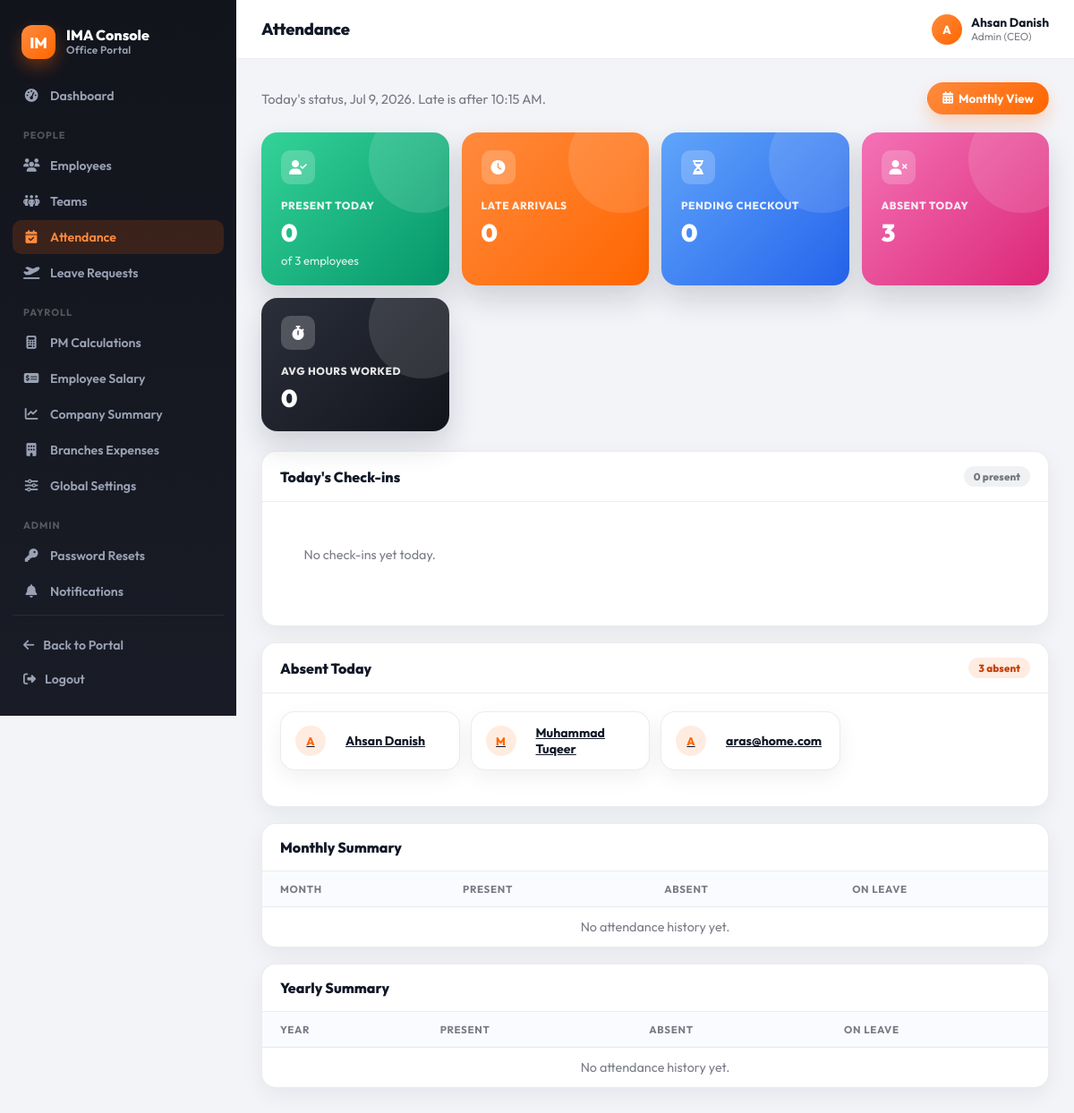
The page /console/attendance/ (signed in) on the database as committed earlier.
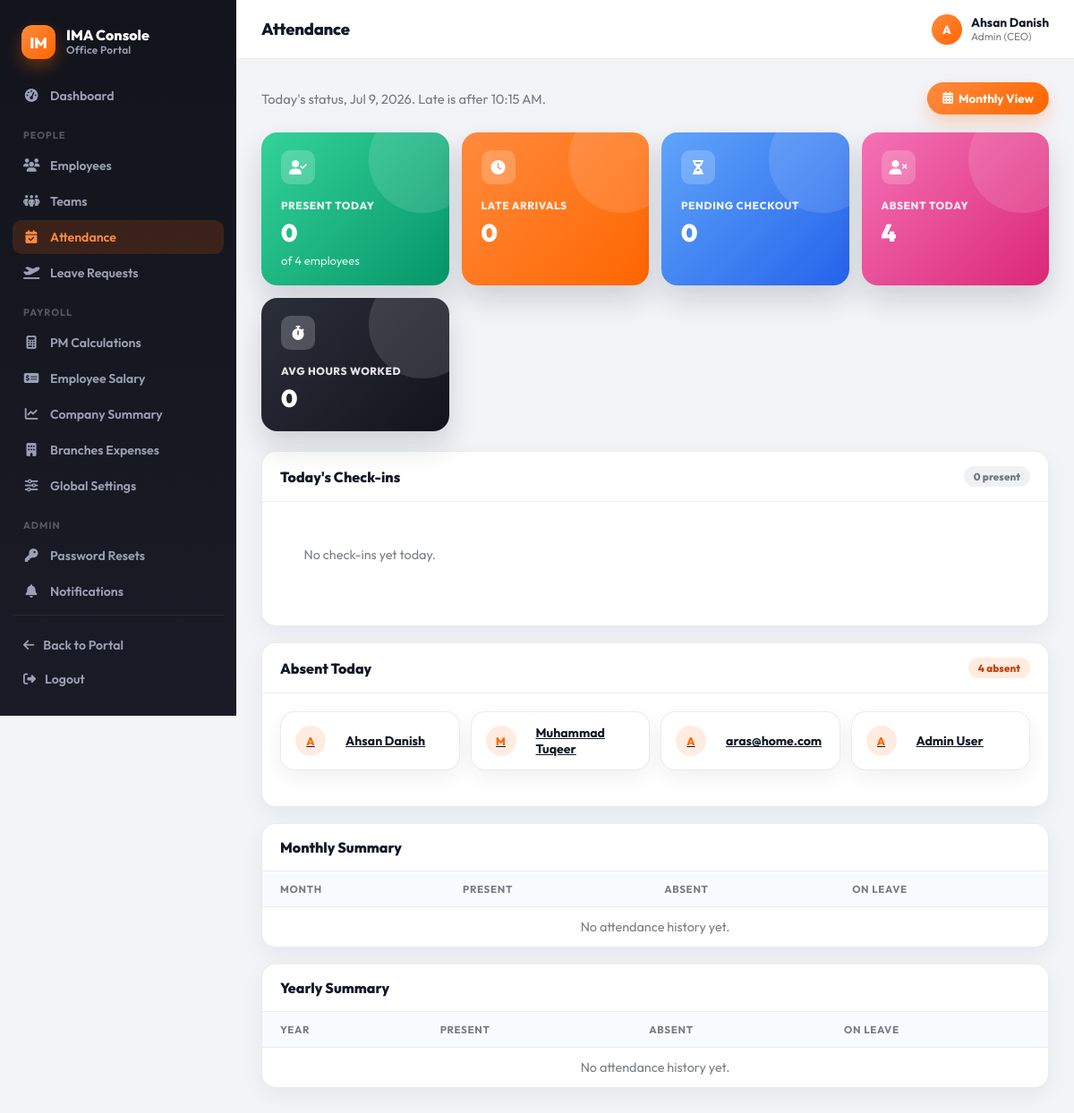
The same page on the database as committed later.
### accounts/models.py (models this page shows, shortened)
class Employee(AbstractBaseUser, PermissionsMixin):
    cnic = models.CharField(max_length=13, unique=True, validators=[cnic_validator])
    email = models.EmailField(unique=True, validators=[email_validator])
    full_name = models.CharField(max_length=120, blank=True, null=True, validators=[alpha_spaces])
    fathers_name = models.CharField(max_length=120, blank=True, null=True, validators=[alpha_spaces])
    date_of_birth = models.DateField(blank=True, null=True)
    gender = models.CharField(max_length=10, choices=[('male','Male'),('female','Female'),('other','Other'),('na','Prefer not to say')], blank=True, null=True)
    marital_status = models.CharField(max_length=10, choices=[('single','Single'),('married','Married'),('divorced','Divorced'),('widowed','Widowed')], blank=True, null=True)
    contact_number = models.CharField(max_length=14, blank=True, null=True)
    residential_address = models.TextField(max_length=250, blank=True, null=True)
    date_of_joining = models.DateField(blank=True, null=True)
    reporting_manager_name = models.CharField(max_length=120, blank=True, null=True, validators=[alpha_spaces])
    department = models.CharField(max_length=10, choices=[('HR','HR'),('IT','IT'),('FIN','Finance'),('OPS','Operations'),('SALES','Sales'),('OTHER','Other')], blank=True, null=True)
    designation = models.CharField(max_length=120, blank=True, null=True)
    employment_type = models.CharField(max_length=2, choices=[('FT','Full-time'),('PT','Part-time'),('CT','Contract'),('IN','Internship')], blank=True, null=True)
    employee_code = models.CharField(max_length=20, unique=True, blank=True, null=True)
    profile_picture = models.ImageField(upload_to=profile_picture_path, validators=[], blank=True, null=True)
    cnic_front = models.ImageField(upload_to=cnic_front_path, validators=[], blank=True, null=True)
    cnic_back = models.ImageField(upload_to=cnic_back_path, validators=[], blank=True, null=True)
    degree_certificate = models.FileField(upload_to=degree_path, validators=[], blank=True, null=True)
    father_cnic = models.ImageField(upload_to=father_cnic_path, validators=[], blank=True, null=True)
    emergency_contact_name = models.CharField(max_length=120, blank=True, null=True)
    emergency_relationship = models.CharField(max_length=10, choices=[('father','Father'),('mother','Mother'),('spouse','Spouse'),('sibling','Sibling'),('friend','Friend'),('other','Other')], blank=True, null=True)
    emergency_contact_number = models.CharField(max_length=14, blank=True, null=True)
    emergency_contact_address = models.TextField(blank=True, null=True)
    blood_group = models.CharField(max_length=3, choices=[('A+','A+'),('A-','A-'),('B+','B+'),('B-','B-'),('O+','O+'),('O-','O-'),('AB+','AB+'),('AB-','AB-')], blank=True, null=True)
    previous_employer = models.TextField(blank=True, null=True)
    special_skills = models.TextField(blank=True, null=True)
    ROLE_CHOICES = [
        ('employee', 'Employee'),
        ('pm', 'Project Manager'),
        ('admin', 'Admin (CEO)'),   # 🔹 added Admin role
    ]
    role = models.CharField(
        max_length=20,
        choices=ROLE_CHOICES,
        default='employee',
        help_text="Role of the employee. Default is 'Employee'."
    )
    is_staff = models.BooleanField(default=False)
    is_active = models.BooleanField(default=False)
    date_joined = models.DateTimeField(auto_now_add=True)
    objects = EmployeeManager()
    USERNAME_FIELD = 'cnic'
    REQUIRED_FIELDS = ['email']
    class Media:
        css = {"all": ("css/admin/accounts.css",)}

### console/views.py (the view, shortened to what this page needs)
# urls.py: path("attendance/", views.attendance_list, name="attendance_list"),
@login_required
@role_required(*STAFF_ROLES)
def attendance_list(request):
    today = timezone.localdate()
    base_qs, employees_qs = _attendance_base_qs(request)
    todays_qs = base_qs.filter(check_in__date=today).order_by("employee_id", "-check_in")
    latest_by_employee = {}
    for att in todays_qs:
        if att.employee_id not in latest_by_employee:
            latest_by_employee[att.employee_id] = att
    todays_cards = list(latest_by_employee.values())
    total_employees = employees_qs.count()
    present_ids = set(latest_by_employee.keys())
    present_count = len(present_ids)
    late_ids = set(
        todays_qs.filter(check_in__time__gt=LATE_AFTER).values_list("employee_id", flat=True).distinct()
    )
    late_count = len(late_ids)
    pending_checkout_count = sum(1 for a in todays_cards if a.check_out is None)
    completed_hours = [a.hours_worked for a in todays_cards if a.check_out]
    avg_hours_worked = round(sum(completed_hours) / len(completed_hours), 2) if completed_hours else 0
    absent_count = max(total_employees - present_count, 0)
    absent_employees = employees_qs.exclude(id__in=present_ids)[:12]
    approved_leaves = LeaveRequest.objects.filter(status="Approved")
    if not _is_admin(request):
        approved_leaves = approved_leaves.filter(employee__in=employees_qs)
    total_employees_all = employees_qs.count()
    min_att = base_qs.aggregate(min_date=Min("check_in"), max_date=Max("check_in"))
    min_leave = approved_leaves.aggregate(min_date=Min("start_date"), max_date=Max("end_date"))
    min_date = min(
        [d.date() if hasattr(d, "date") else d for d in [min_att["min_date"], min_leave["min_date"]] if d] or [None]
    )
    max_date = max(
        [d.date() if hasattr(d, "date") else d for d in [min_att["max_date"], min_leave["max_date"]] if d] or [None]
    )
    month_rows, year_rows = [], []
    context = {
        "today": today,
        "late_after": LATE_AFTER.strftime("%I:%M %p"),
        "total_employees": total_employees,
        "present_count": present_count,
        "late_count": late_count,
        "pending_checkout_count": pending_checkout_count,
        "absent_count": absent_count,
        "avg_hours_worked": avg_hours_worked,
        "todays_cards": todays_cards,
        "absent_employees": absent_employees,
        "month_rows": month_rows,
        "year_rows": year_rows,
    }
    return render(request, "console/attendance_list.html", context)

### console/views.py (called while the page is built)
def _is_admin(request):
    return getattr(request.user, "role", None) == "admin"

def _attendance_base_qs(request):
    qs = Attendance.objects.select_related("employee")
    employees_qs = Employee.objects.all()
    if not _is_admin(request):
        scope_ids = _pm_scope_ids(request.user)
        qs = qs.filter(employee_id__in=scope_ids)
        employees_qs = employees_qs.filter(id__in=scope_ids)
    return qs, employees_qs

### console/templates/console/attendance_list.html (shortened to what the changed rows need)
{% extends "console/base.html" %}
{% block page_title %}Attendance{% endblock %}
{% block content %}
<div class="cn-kpi-grid">
  <div class="cn-kpi-tile c2">
    <div class="icon"><i class="fa-solid fa-user-check"></i></div>
    <div class="label">Present Today</div>
    <div class="value">{{ present_count }}</div>
    <div class="sub">of {{ total_employees }} employees</div>
  </div>
  <div class="cn-kpi-tile c5">
    <div class="icon"><i class="fa-solid fa-user-xmark"></i></div>
    <div class="label">Absent Today</div>
    <div class="value">{{ absent_count }}</div>
  </div>
</div>
<div class="cn-card" style="margin-bottom:18px;">
  <div class="cn-card-header"><h3>Absent Today</h3><span class="cn-badge warning">{{ absent_count }} absent</span></div>
  <div class="cn-card-pad">
    <div class="cn-status-grid">
      {% for emp in absent_employees %}
        <a class="cn-status-card" href="{% url 'console:attendance_employee_detail' emp.id %}">
          <span class="cn-avatar">{{ emp.full_name|default:emp.email|slice:":1"|upper }}</span>
          <div class="name">{{ emp.full_name|default:emp.email }}</div>
        </a>
      {% empty %}
        <div class="cn-empty">Everyone has checked in today.</div>
      {% endfor %}
    </div>
  </div>
</div>
<div class="cn-card" style="margin-bottom:18px;">
  <div class="cn-table-wrap">
    <table class="cn-table">
      <thead><tr><th>Month</th><th>Present</th><th>Absent</th><th>On Leave</th></tr></thead>
    </table>
  </div>
</div>
<div class="cn-card">
  <div class="cn-table-wrap">
    <table class="cn-table">
      <thead><tr><th>Year</th><th>Present</th><th>Absent</th><th>On Leave</th></tr></thead>
    </table>
  </div>
</div>
{% endblock %}

### console/templates/console/base.html (shortened to what the changed rows need)
{% load static %}
<!DOCTYPE html>
<html lang="en">
<head>
  <link rel="stylesheet" href="https://cdnjs.cloudflare.com/ajax/libs/font-awesome/6.4.0/css/all.min.css">
  <link rel="stylesheet" href="{% static 'console/css/console.css' %}">
</head>
<body class="console-body">
  <div class="console-shell">
    <div class="console-main">
      <header class="console-topbar">
        <div style="display:flex;align-items:center;gap:12px;">
          <h1>{% block page_title %}Console{% endblock %}</h1>
        </div>
        <div class="console-user">
          <div class="avatar">{{ request.user.full_name|default:request.user.email|slice:":1"|upper }}</div>
          <div class="meta">
            <div class="name">{{ request.user.full_name|default:request.user.email }}</div>
            <div class="role">{{ request.user.get_role_display|default:"Superuser" }}</div>
          </div>
        </div>
      </header>
      <div class="console-content">
        {% block content %}{% endblock %}
      </div>
    </div>
  </div>
</body>
</html>

Rows that differ between the two databases and show on the page:
added Employee: full_name "A", full_name "Admin User"
Other text that changed with them:
{{ total_employees }}: "3" → "4"
{{ absent_count }}: "3" → "4"
